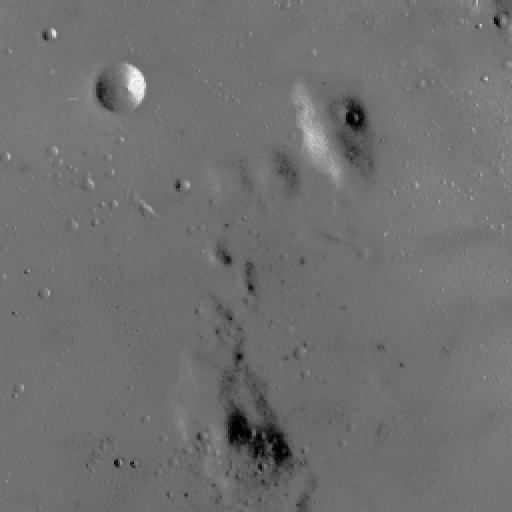
#> input picture LabWork_2/moon.png, 512 x 512 px
$ python hist_moon.py
#> lines starting #> are read from the running program, lines starting #| are printed output that depends on the picture
from __future__ import print_function
from __future__ import division
import cv2 as cv
import numpy as np
import argparse
parser = argparse.ArgumentParser(description='Code for Histogram Calculation tutorial.')
parser.add_argument('--input', help='Path to input image.', default='moon.png')
args = parser.parse_args()
src = cv.imread(cv.samples.findFile(args.input))
#> src is the input picture: shape (512, 512, 3); min 0, max 255, mean 112.2
if src is None:
    print('Could not open or find the image:', args.input)
    exit(0)
bgr_planes = cv.split(src)
histSize = 256
histRange = (0, 256) # the upper boundary is exclusive
accumulate = False
b_hist = cv.calcHist(bgr_planes, [0], None, [histSize], histRange, accumulate=accumulate)
#> b_hist = 256 values, max 23296 at index 115, min 0 at index 1, mean 1024
g_hist = cv.calcHist(bgr_planes, [1], None, [histSize], histRange, accumulate=accumulate)
#> g_hist has the same summary as b_hist
r_hist = cv.calcHist(bgr_planes, [2], None, [histSize], histRange, accumulate=accumulate)
#> r_hist has the same summary as b_hist
hist_w = 512
hist_h = 400
bin_w = int(round( hist_w/histSize ))
histImage = np.zeros((hist_h, hist_w, 3), dtype=np.uint8)
cv.normalize(b_hist, b_hist, alpha=0, beta=hist_h, norm_type=cv.NORM_MINMAX)
cv.normalize(g_hist, g_hist, alpha=0, beta=hist_h, norm_type=cv.NORM_MINMAX)
cv.normalize(r_hist, r_hist, alpha=0, beta=hist_h, norm_type=cv.NORM_MINMAX)
for i in range(1, histSize):
    cv.line(histImage, ( bin_w*(i-1), hist_h - int(np.round(b_hist[i-1])) ),( bin_w*(i), hist_h - int(np.round(b_hist[i])) ),( 255, 0, 0), thickness=2)
    cv.line(histImage, ( bin_w*(i-1), hist_h - int(np.round(g_hist[i-1])) ),( bin_w*(i), hist_h - int(np.round(g_hist[i])) ),( 0, 255, 0), thickness=2)
    cv.line(histImage, ( bin_w*(i-1), hist_h - int(np.round(r_hist[i-1])) ),( bin_w*(i), hist_h - int(np.round(r_hist[i])) ),( 0, 0, 255), thickness=2)
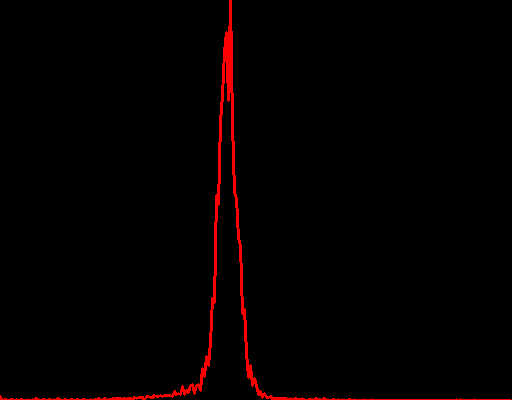
#> histImage: shape (400, 512, 3); mean of channels 0, 1, 2 0, 0, 4.5; drawn as B, G, R
cv.imshow('moone.png', src)
cv.imshow('moonhist', histImage)
cv.waitKey()
